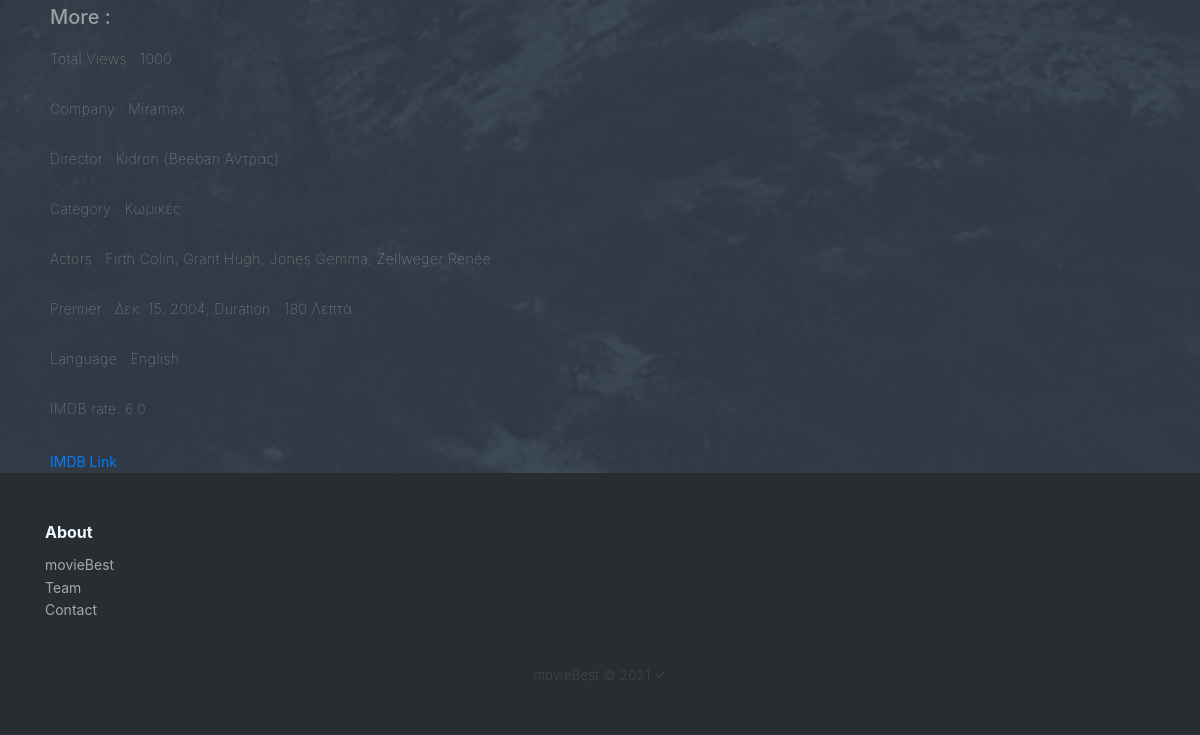
The page /detail/Bridget Jones: Η επόμενη σελίδα (signed in, lower part) on the database as committed earlier.
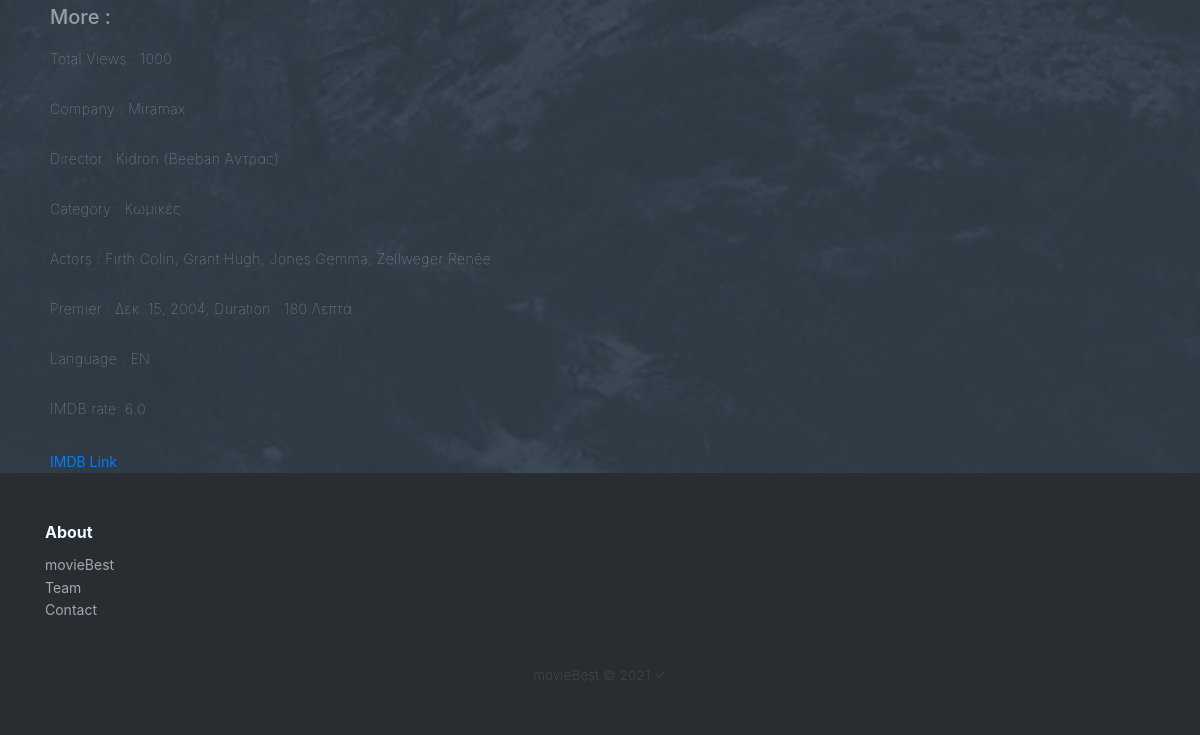
The same page on the database as committed later.
### movies/models.py (models this page shows, shortened)
class Movie(models.Model):
    title = models.CharField(max_length=100, verbose_name="Τίτλος ταινίας")
    duration = models.IntegerField(null=True, verbose_name="Διάρκεια")
    genre = models.ForeignKey(Genre, on_delete=models.PROTECT, verbose_name='Είδος')
    language = models.CharField(choices=Language_choice, max_length=20, verbose_name="Γλώσσα", null=True)
    premiere_date = models.DateField(verbose_name="Ημερομηνία Πρεμίερας", null=True)
    url_imbd = models.CharField(max_length=300, verbose_name="Σύνδεσμος_IMBD")
    image = models.ImageField(null=True, verbose_name="Εξώφυλλο")
    poster = models.ImageField(null=True, verbose_name="Ποστερ")
    imdb_rate = models.FloatField(verbose_name="Βαθμολογία_IMBD", null=True)
    plot = models.TextField(verbose_name="Πλοκή")
    director = models.ForeignKey(Director, on_delete=models.PROTECT, verbose_name="Σκηνοθέτης")
    actors = models.ManyToManyField(Actor, related_name="movies", verbose_name="Ηθοποιοί")
    critics = models.TextField(verbose_name="Κριτικές")
    trailer = models.CharField(max_length=300, verbose_name="Trailer")
    company = models.ForeignKey(Company, on_delete=models.PROTECT, verbose_name="Εταιρία Παραγωγής", null=True)
    created_at = models.DateTimeField(auto_now_add=True, verbose_name="Ημερομηνία Δημιουργίας")
    updated_at = models.DateTimeField(auto_now=True, verbose_name="Ημερομηνία Ενημέρωσης")
    views = models.IntegerField(null=True, verbose_name="Προβολες")
    class Meta:
        db_table = "Movie"
        verbose_name = "Ταινία"
        verbose_name_plural = "Ταινίες"
        ordering = ["title"]
    def get_actors_str(self):
        actors_str = ""
        actors = self.actors.all()
        for actor in actors:
            actors_str += actor.fullname() + ", "
        return actors_str[:-2]

class Company(models.Model):
    company_description = models.CharField(max_length=100, verbose_name="Εταιρία Παραγωνής")
    def __str__(self):
        return self.company_description
    class Meta:
        db_table = "company"
        verbose_name = "Εταιρία Παραγωγής"
        verbose_name_plural = "Εταιρίες Παραγωγής"
        ordering = ["company_description"]

class Director(models.Model):
    director_firstName = models.CharField(max_length=100, verbose_name="Όνομα Σκηνοθέτη")
    director_lastName = models.CharField(max_length=100, verbose_name="Επώνυμο Σκηνοθέτη")
    director_dateOfBirth = models.DateField(verbose_name="Ημερομηνία γέννησης", null=True)
    director_placeOfBirth = models.CharField(max_length=30, verbose_name="Τόπος Γέννησης", null=True)
    director_gender = models.ForeignKey(Gender, on_delete=models.PROTECT, verbose_name='Φύλο')
    director_bio = models.TextField(verbose_name="Βιογραφικό/Πληροφορίες", null=True)
    image = models.ImageField(null=True, verbose_name="Φώτο Σκηνοθέτη")
    def __str__(self):
        return "{0} ({1} {2})".format(self.director_lastName, self.director_firstName, self.director_gender)
    class Meta:
        db_table = "director"
        verbose_name = "Σκηνοθέτης"
        verbose_name_plural = "Σκηνοθέτες"
        ordering = ["director_lastName"]

class Gender(models.Model):
    gender_description = models.CharField(max_length=10, verbose_name="Φύλο")
    def __str__(self):
        return self.gender_description
    class Meta:
        db_table = "gender"
        verbose_name = "Φύλο"
        verbose_name_plural = "Φύλα"
        ordering = ["gender_description"]

class Genre(models.Model):
    genre_description = models.CharField(max_length=100, verbose_name="Είδος Ταινίας")
    class Meta:
        db_table = "genre"
        verbose_name = "Είδος ταινίας"
        verbose_name_plural = "Είδη ταινιών"
        ordering = ["genre_description"]

class Actor(models.Model):
    actor_firstName = models.CharField(max_length=100, verbose_name="Όνομα Ηθοποιού")
    actor_lastName = models.CharField(max_length=100, verbose_name="Επώνυμο Ηθοποιού")
    actor_dateOfBirth = models.DateField(verbose_name="Ημερομηνία γέννησης", null=True)
    actor_placeOfBirth = models.CharField(max_length=30, verbose_name="Τόπος Γέννησης", null=True)
    actor_gender = models.ForeignKey(Gender, on_delete=models.PROTECT, verbose_name='Φύλο')
    actor_bio = models.TextField(verbose_name="Βιογραφικό/Πληροφορίες", null=True)
    class Meta:
        db_table = "actor"
        verbose_name = "Ηθοποιός"
        verbose_name_plural = "Ηθοποιοί"
        ordering = ["actor_lastName"]
    def fullname(self):
        return self.actor_lastName + " " + self.actor_firstName

### movies/views.py (the view)
# urls.py: path('detail/<movie_id>', views.detail, name='detail'),
@login_required(login_url='login')
def detail(request, movie_id):
    get_movie = models.Movie.objects.get(title=movie_id)
    return render(request, 'movies/detail.html', {'home_movie': get_movie})

### movies/templates/movies/detail.html (shortened to what this page needs)
{% extends 'movies/home.html' %}
{% load static %}
{% block content %}
<body>
    <section class="bg-transparent">
        <div class="container-fluid">
            <div class="row" style="margin-left: 20px;">
                <div class="col-sd-12">
                    <h5 class="text-white-50" style="padding-top: 20px;padding-left: 15px;padding-right: 15px;">More :</h5>
                    <p class="text-white-50" style="padding-left: 15px;padding-right: 15px;">Total Views : {{ home_movie.views }} </p>
                    <p class="text-white-50" style="padding-left: 15px;padding-right: 15px;">Company : {{ home_movie.company }} </p>
                    <p class="text-white-50" style="padding-left: 15px;padding-right: 15px;">Director : {{ home_movie.director }} </p>
                    <p class="text-white-50" style="padding-left: 15px;padding-right: 15px;">Category : {{ home_movie.genre.genre_description }} </p>
                    <p class="text-white-50" style="padding-left: 15px;padding-right: 15px;">Actors : {{ home_movie.get_actors_str }} </p>
                    <p class="text-white-50" style="padding-left: 15px;padding-right: 15px;">Premier : {{ home_movie.premiere_date }}, Duration : {{ home_movie.duration }} Λεπτά </p>
                    <p class="text-white-50" style="padding-left: 15px;padding-right: 15px;">Language : {{ home_movie.language }} </p>
                    <p class="text-white-50" style="padding-left: 15px;padding-right: 15px;">IMDB rate: {{ home_movie.imdb_rate }} </p>
                    <a class="btn-link" style="padding-left: 15px;padding-right: 15px;" href="{{ home_movie.url_imbd }}"> IMDB Link </a>
                </div>
            </div>
        </div>
    </section>
</body>
{% endblock content %}

Rows that differ between the two databases and show on the page:
changed Movie "Miramax": language "English" → "EN"
